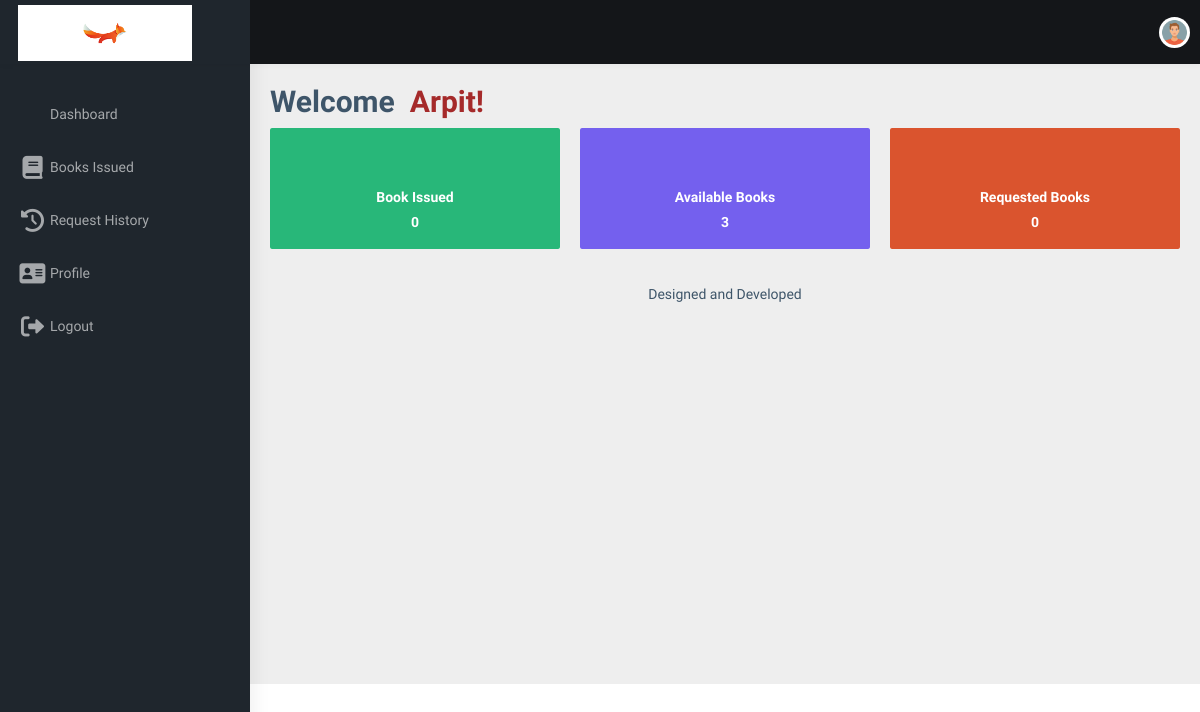
Page /student/dashboard (signed in) on the committed database.
### home/models.py (models this page shows)
class CustomUser(AbstractUser):
    USER ={
        (1,'ADMIN'),
        (2,'STUDENT'),
    }
    user_type = models.CharField(choices=USER,max_length=50,default=1)
    profile_pic = models.ImageField(upload_to='uploads/profile_pic/')

### home/views.py (the view)
# urls.py: path("student/dashboard",STUDENT_DASHBOARD, name="dashboardstudent"),
@login_required(login_url = 'login')
def STUDENT_DASHBOARD(request):
    user = CustomUser.objects.get(id=request.user.id)
    books = Book.objects.all().count()
    students = Student.objects.get(user=user)
    issuedbooks = IssuedBook.objects.filter(student_name =students).count()
    requestedbook = RequestBook.objects.filter(student_name =students).count()
    context ={
        "user":user,
        'books':books,
        "requestedbook":requestedbook,
        "issuedbooks":issuedbooks
    }
    return render(request,'user/home.html',context)

### templates/user/home.html (shortened to what this page needs)
{% extends "user/student_dashboard.html" %}
{% load static %}
{% block body %}
<div style="display: flex;">
    <h2>Welcome &nbsp;</h2><h2 style="color:brown"> {{user.first_name}}!</h2>
</div>
<div class="row">
    <div class="col-md-6 col-lg-4">
        <div class="card card-hover">
            <div class="box bg-success text-center">
                <h1 class="font-light text-white"><i class="mdi mdi-border-outside"></i></h1>
                <h6 class="text-white">Book Issued</h6>
                <h6 class="text-white count">{{issuedbooks}}</h6>
            </div>
        </div>
        </div>
            <div class="col-md-6 col-lg-4">
                <div class="card card-hover">
                    <div class="box bg-primary text-center">
                        <h1 class="font-light text-white"><i class="mdi mdi-border-outside"></i></h1>
                        <h6 class="text-white"><a href="{% url 'viewbookscategory' 0  %}" class="text-white">Available Books</a></h6>
                        <h6 class="text-white count">{{books}}</h6>
                    </div>
                </div>
                </div>
        <div class="col-md-6 col-lg-4">
        <div class="card card-hover">
            <div class="box bg-danger text-center">
                <h1 class="font-light text-white"><i class="mdi mdi-border-outside"></i></h1>
                <h6 class="text-white">Requested Books</h6>
                <h6 class="text-white count">{{requestedbook}}</h6>
            </div>
        </div>
    </div>
</div>
{% endblock body %}

### templates/user/header.html (shortened to what this page needs)
{% load static %}
<header class="topbar" data-navbarbg="skin5">
    <nav class="navbar top-navbar navbar-expand-md navbar-dark">
        <div class="navbar-header" data-logobg="skin5">
            <a class="navbar-brand" href="{% url 'dashboardstudent' %}">
                <span class="logo-text">
                    <img src="{% static 'img/dshlogo.png' %}" alt="homepage" style="height: 7vh; width: 120%;"/>
                </span>
            </a>
        </div>
        <div class="navbar-collapse collapse" id="navbarSupportedContent" data-navbarbg="skin5">
            <ul class="navbar-nav float-start me-auto">
                <li class="nav-item d-none d-lg-block"><a
                        class="nav-link sidebartoggler waves-effect waves-light" href="javascript:void(0)"
                        data-sidebartype="mini-sidebar"><i class="mdi mdi-menu font-24"></i></a></li>
            </ul>
            <ul class="navbar-nav float-end">
                <li class="nav-item dropdown">
                       {% if user.profile_pic == '' %}
                        <img src="{% static 'studentdashboard/assets/images/users/1.jpg' %}" alt="user" class="rounded-circle" width="31">
                        {% else %}
                        <img src="{{user.profile_pic.url}}" alt="user" class="rounded-circle" width="31">
                        {% endif %}
                </li>
            </ul>
        </div>
    </nav>
</header>

### rows in the picture
CustomUser: profile_pic (picture), first_name "Arpit"

### other values in the picture
{{ issuedbooks }} "0"
{{ books }} "3"
{{ requestedbook }} "0"
